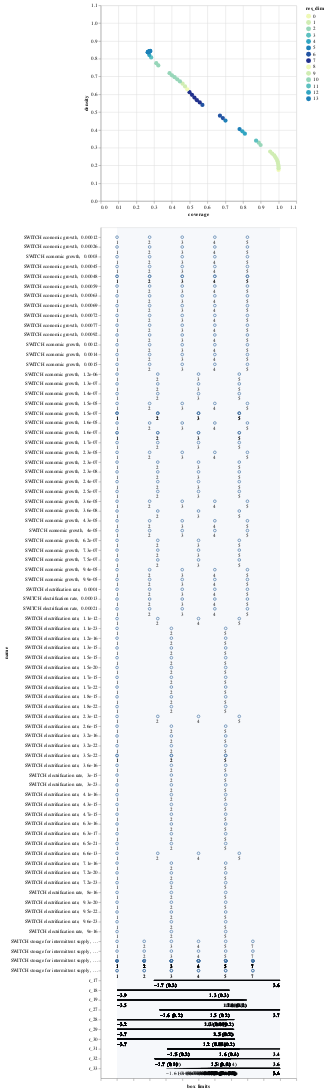

Write notebook code for a chart like this one.
### Code cell
box4.inspect_tradeoff()

### Figure 1 — Vega-Lite specification as saved in the notebook (floating-point values rounded to 4 significant figures; data arrays with more than 128 entries replaced by an {"elided": "..."} marker saying what was removed)
{"config": {"view": {"continuousWidth": 300, "continuousHeight": 300}}, "vconcat": [{"data": {"name": "data-efa05f7ff02154c3057fc5984979e35a"}, "mark": {"type": "circle", "size": 75}, "encoding": {"color": {"field": "res_dim", "scale": {"range": ["#eff9b6", "#d0edb3", "#97d6b9", "#5dc0c0", "#31a5c2", "#1f80b8", "#2354a3", "#21318d"]}, "type": "ordinal"}, "opacity": {"condition": {"param": "param_2", "value": 1}, "value": 0.4}, "tooltip": [{"field": "id", "type": "quantitative"}, {"field": "coverage", "format": ".2", "type": "quantitative"}, {"field": "density", "format": ".2", "type": "quantitative"}, {"field": "res_dim", "type": "ordinal"}], "x": {"field": "coverage", "scale": {"domain": [0, 1.1]}, "type": "quantitative"}, "y": {"field": "density", "scale": {"domain": [0, 1.1]}, "type": "quantitative"}}, "height": 400, "name": "view_2", "width": 400}, {"layer": [{"data": {"name": "data-f980e632b0dea9de29f203a2e268bb0e"}, "mark": {"type": "rule"}, "encoding": {"x": {"axis": {"grid": false, "labels": false, "title": "box limits"}, "field": "x_lower", "scale": {"domain": [0, 1], "padding": 0.1}, "type": "quantitative"}, "x2": {"field": "x_upper"}, "y": {"field": "name", "scale": {"padding": 1.0}, "type": "nominal"}}, "transform": [{"calculate": "(datum.x1-datum.minimum)/(datum.maximum-datum.minimum)", "as": "x_lower"}, {"calculate": "(datum.x2-datum.minimum)/(datum.maximum-datum.minimum)", "as": "x_upper"}, {"filter": {"param": "param_2"}}]}, {"data": {"name": "data-f980e632b0dea9de29f203a2e268bb0e"}, "mark": {"type": "text", "align": "left", "baseline": "top", "dy": 5}, "encoding": {"text": {"field": "text", "type": "ordinal"}, "x": {"axis": {"grid": false, "labels": false, "title": "box limits"}, "field": "x_lower", "scale": {"domain": [0, 1], "padding": 0.1}, "type": "quantitative"}, "x2": {"field": "x_upper"}, "y": {"field": "name", "scale": {"padding": 1.0}, "type": "nominal"}}, "transform": [{"calculate": "(datum.x1-datum.minimum)/(datum.maximum-datum.minimum)", "as": "x_lower"}, {"calculate": "(datum.x2-datum.minimum)/(datum.maximum-datum.minimum)", "as": "x_upper"}, {"filter": {"param": "param_2"}}, {"calculate": "datum.qp_lower>0?format(datum.x1, \".2\")+\" (\"+format(datum.qp_lower, \".1~g\")+\")\" :format(datum.x1, \".2\")", "as": "text"}]}, {"data": {"name": "data-f980e632b0dea9de29f203a2e268bb0e"}, "mark": {"type": "text", "align": "right", "baseline": "top", "dy": 5}, "encoding": {"text": {"field": "text", "type": "ordinal"}, "x": {"field": "x_upper", "type": "quantitative"}, "x2": {"field": "x_upper"}, "y": {"field": "name", "scale": {"padding": 1.0}, "type": "nominal"}}, "transform": [{"calculate": "(datum.x1-datum.minimum)/(datum.maximum-datum.minimum)", "as": "x_lower"}, {"calculate": "(datum.x2-datum.minimum)/(datum.maximum-datum.minimum)", "as": "x_upper"}, {"filter": {"param": "param_2"}}, {"calculate": "datum.qp_upper>0?format(datum.x2, \".2\")+\" (\"+format(datum.qp_upper, \".1\")+\")\" :format(datum.x2, \".2\")", "as": "text"}]}, {"data": {"name": "data-bb8d07f6df3d47a6a475317795287b23"}, "mark": {"type": "rect", "opacity": 0.05}, "encoding": {"x": {"field": "start", "type": "quantitative"}, "x2": {"field": "end"}}}, {"data": {"name": "data-44783b244f7ecc47e6134e196de91ede"}, "mark": {"type": "point"}, "encoding": {"x": {"field": "x", "type": "quantitative"}, "y": {"field": "name", "type": "nominal"}}, "transform": [{"filter": {"param": "param_2"}}]}, {"data": {"name": "data-44783b244f7ecc47e6134e196de91ede"}, "mark": {"type": "text", "align": "center", "baseline": "top", "dy": 5}, "encoding": {"text": {"field": "item", "type": "nominal"}, "x": {"field": "x", "type": "quantitative"}, "y": {"field": "name", "type": "nominal"}}, "transform": [{"filter": {"param": "param_2"}}]}], "width": 400}], "params": [{"name": "param_2", "select": {"type": "point", "fields": ["id"]}, "views": ["view_2"]}], "$schema": "https://vega.github.io/schema/vega-lite/v5.8.0.json", "datasets": {"data-efa05f7ff02154c3057fc5984979e35a": [{"coverage": 1.0, "density": 0.1742, "id": 0, "k": 871, "mass": 1.0, "mean": 0.1742, "n": 5000, "res_dim": 0}, {"coverage": 1.0, "density": 0.1834, "id": 1, "k": 871, "mass": 0.95, "mean": 0.1834, "n": 4750, "res_dim": 1}, {"coverage": 1.0, "density": 0.193, "id": 2, "k": 871, "mass": 0.9024, "mean": 0.193, "n": 4512, "res_dim": 1}, {"coverage": 0.9989, "density": 0.203, "id": 3, "k": 870, "mass": 0.8572, "mean": 0.203, "n": 4286, "res_dim": 1}, {"coverage": 0.9966, "density": 0.2132, "id": 4, "k": 868, "mass": 0.8142, "mean": 0.2132, "n": 4071, "res_dim": 1}, {"coverage": 0.9943, "density": 0.2239, "id": 5, "k": 866, "mass": 0.7734, "mean": 0.2239, "n": 3867, "res_dim": 1}, {"coverage": 0.9897, "density": 0.2347, "id": 6, "k": 862, "mass": 0.7346, "mean": 0.2347, "n": 3673, "res_dim": 1}, {"coverage": 0.9828, "density": 0.2453, "id": 7, "k": 856, "mass": 0.6978, "mean": 0.2453, "n": 3489, "res_dim": 1}, {"coverage": 0.9759, "density": 0.2565, "id": 8, "k": 850, "mass": 0.6628, "mean": 0.2565, "n": 3314, "res_dim": 1}, {"coverage": 0.9644, "density": 0.2668, "id": 9, "k": 840, "mass": 0.6296, "mean": 0.2668, "n": 3148, "res_dim": 1}, {"coverage": 0.9529, "density": 0.2776, "id": 10, "k": 830, "mass": 0.598, "mean": 0.2776, "n": 2990, "res_dim": 1}, {"coverage": 0.899, "density": 0.3148, "id": 11, "k": 783, "mass": 0.4974, "mean": 0.3148, "n": 2487, "res_dim": 2}, {"coverage": 0.8886, "density": 0.3277, "id": 12, "k": 774, "mass": 0.4724, "mean": 0.3277, "n": 2362, "res_dim": 2}, {"coverage": 0.8737, "density": 0.3393, "id": 13, "k": 761, "mass": 0.4486, "mean": 0.3393, "n": 2243, "res_dim": 3}, {"coverage": 0.8106, "density": 0.3786, "id": 14, "k": 706, "mass": 0.373, "mean": 0.3786, "n": 1865, "res_dim": 4}, {"coverage": 0.7968, "density": 0.3919, "id": 15, "k": 694, "mass": 0.3542, "mean": 0.3919, "n": 1771, "res_dim": 4}, {"coverage": 0.7807, "density": 0.4043, "id": 16, "k": 680, "mass": 0.3364, "mean": 0.4043, "n": 1682, "res_dim": 5}, {"coverage": 0.7015, "density": 0.4523, "id": 17, "k": 611, "mass": 0.2702, "mean": 0.4523, "n": 1351, "res_dim": 5}, {"coverage": 0.6866, "density": 0.4661, "id": 18, "k": 598, "mass": 0.2566, "mean": 0.4661, "n": 1283, "res_dim": 6}, {"coverage": 0.6705, "density": 0.4795, "id": 19, "k": 584, "mass": 0.2436, "mean": 0.4795, "n": 1218, "res_dim": 6}, {"coverage": 0.5718, "density": 0.5401, "id": 20, "k": 498, "mass": 0.1844, "mean": 0.5401, "n": 922, "res_dim": 6}, {"coverage": 0.5568, "density": 0.5543, "id": 21, "k": 485, "mass": 0.175, "mean": 0.5543, "n": 875, "res_dim": 7}, {"coverage": 0.5408, "density": 0.5668, "id": 22, "k": 471, "mass": 0.1662, "mean": 0.5668, "n": 831, "res_dim": 7}, {"coverage": 0.527, "density": 0.5817, "id": 23, "k": 459, "mass": 0.1578, "mean": 0.5817, "n": 789, "res_dim": 7}, {"coverage": 0.5132, "density": 0.5968, "id": 24, "k": 447, "mass": 0.1498, "mean": 0.5968, "n": 749, "res_dim": 7}, {"coverage": 0.4994, "density": 0.6118, "id": 25, "k": 435, "mass": 0.1422, "mean": 0.6118, "n": 711, "res_dim": 7}, {"coverage": 0.4868, "density": 0.6281, "id": 26, "k": 424, "mass": 0.135, "mean": 0.6281, "n": 675, "res_dim": 8}, {"coverage": 0.4742, "density": 0.6443, "id": 27, "k": 413, "mass": 0.1282, "mean": 0.6443, "n": 641, "res_dim": 9}, {"coverage": 0.4604, "density": 0.6595, "id": 28, "k": 401, "mass": 0.1216, "mean": 0.6595, "n": 608, "res_dim": 9}, {"coverage": 0.4455, "density": 0.6724, "id": 29, "k": 388, "mass": 0.1154, "mean": 0.6724, "n": 577, "res_dim": 10}, {"coverage": 0.4305, "density": 0.6843, "id": 30, "k": 375, "mass": 0.1096, "mean": 0.6843, "n": 548, "res_dim": 10}, {"coverage": 0.4156, "density": 0.6962, "id": 31, "k": 362, "mass": 0.104, "mean": 0.6962, "n": 520, "res_dim": 10}, {"coverage": 0.4007, "density": 0.7065, "id": 32, "k": 349, "mass": 0.0988, "mean": 0.7065, "n": 494, "res_dim": 10}, {"coverage": 0.3869, "density": 0.7186, "id": 33, "k": 337, "mass": 0.0938, "mean": 0.7186, "n": 469, "res_dim": 10}, {"coverage": 0.3238, "density": 0.7622, "id": 34, "k": 282, "mass": 0.074, "mean": 0.7622, "n": 370, "res_dim": 10}, {"coverage": 0.3123, "density": 0.7749, "id": 35, "k": 272, "mass": 0.0702, "mean": 0.7749, "n": 351, "res_dim": 10}, {"coverage": 0.2836, "density": 0.8072, "id": 36, "k": 247, "mass": 0.0612, "mean": 0.8072, "n": 306, "res_dim": 11}, {"coverage": 0.2732, "density": 0.8207, "id": 37, "k": 238, "mass": 0.058, "mean": 0.8207, "n": 290, "res_dim": 12}, {"coverage": 0.2641, "density": 0.8364, "id": 38, "k": 230, "mass": 0.055, "mean": 0.8364, "n": 275, "res_dim": 13}, {"coverage": 0.2652, "density": 0.837, "id": 39, "k": 231, "mass": 0.0552, "mean": 0.837, "n": 276, "res_dim": 13}, {"coverage": 0.2664, "density": 0.8375, "id": 40, "k": 232, "mass": 0.0554, "mean": 0.8375, "n": 277, "res_dim": 13}, {"coverage": 0.2675, "density": 0.8381, "id": 41, "k": 233, "mass": 0.0556, "mean": 0.8381, "n": 278, "res_dim": 13}, {"coverage": 0.2687, "density": 0.8387, "id": 42, "k": 234, "mass": 0.0558, "mean": 0.8387, "n": 279, "res_dim": 13}, {"coverage": 0.2698, "density": 0.8393, "id": 43, "k": 235, "mass": 0.056, "mean": 0.8393, "n": 280, "res_dim": 13}, {"coverage": 0.271, "density": 0.8399, "id": 44, "k": 236, "mass": 0.0562, "mean": 0.8399, "n": 281, "res_dim": 13}, {"coverage": 0.2721, "density": 0.8404, "id": 45, "k": 237, "mass": 0.0564, "mean": 0.8404, "n": 282, "res_dim": 13}, {"coverage": 0.2732, "density": 0.841, "id": 46, "k": 238, "mass": 0.0566, "mean": 0.841, "n": 283, "res_dim": 13}, {"coverage": 0.2744, "density": 0.8415, "id": 47, "k": 239, "mass": 0.0568, "mean": 0.8415, "n": 284, "res_dim": 13}, {"coverage": 0.2755, "density": 0.8421, "id": 48, "k": 240, "mass": 0.057, "mean": 0.8421, "n": 285, "res_dim": 13}, {"coverage": 0.2767, "density": 0.8427, "id": 49, "k": 241, "mass": 0.0572, "mean": 0.8427, "n": 286, "res_dim": 13}, {"coverage": 0.279, "density": 0.8438, "id": 50, "k": 243, "mass": 0.0576, "mean": 0.8438, "n": 288, "res_dim": 13}], "data-f980e632b0dea9de29f203a2e268bb0e": {"elided": "284 records"}, "data-bb8d07f6df3d47a6a475317795287b23": [{"start": 0, "end": 1}], "data-44783b244f7ecc47e6134e196de91ede": {"elided": "393 records"}}}
